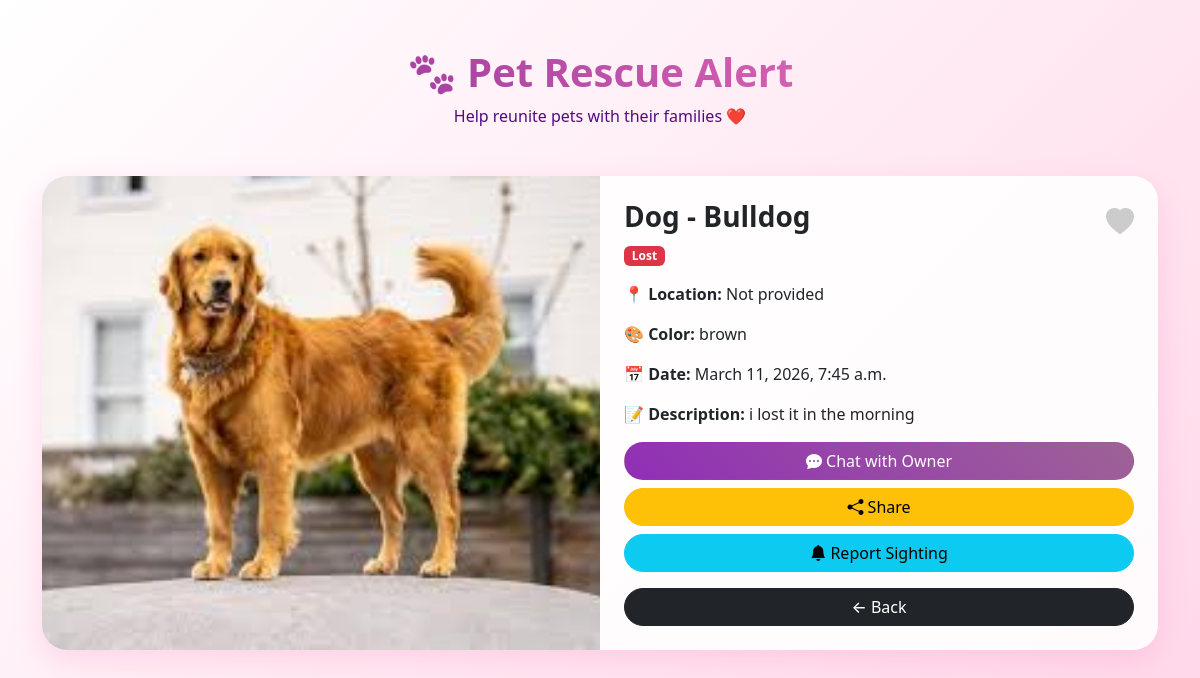
Page /pet/1/ (signed in) on the earlier database version.
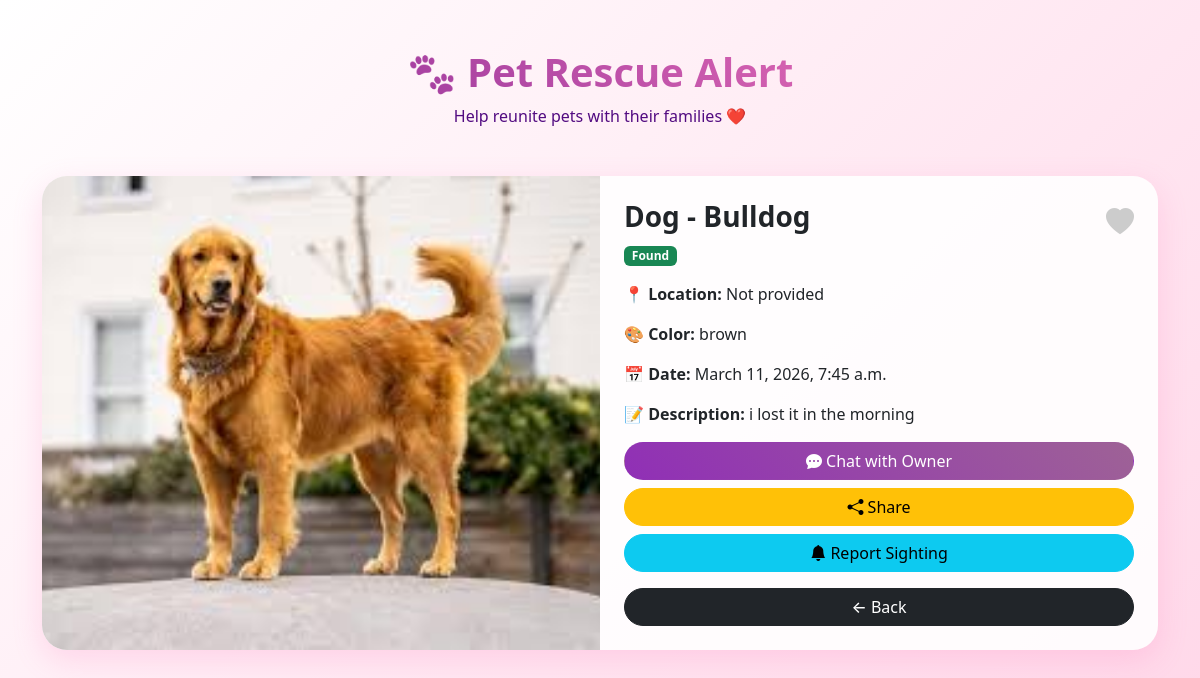
Same page on the later database version.
### pets/views.py (the view)
# urls.py: path('pet/<int:pk>/', views.pet_detail, name='pet_detail'),
@login_required
def pet_detail(request, pk):
    pet = get_object_or_404(Pet, id=pk)
    is_favorite = Favorite.objects.filter(
        user=request.user,
        pet=pet
    ).exists()
    return render(request, 'pet_detail.html', {
        'pet': pet,
        'is_favorite': is_favorite
    })

### templates/pet_detail.html (shortened to what this page needs)
<!DOCTYPE html>
<html>
<head>
    <link href="https://cdn.jsdelivr.net/npm/bootstrap@5.3.2/dist/css/bootstrap.min.css" rel="stylesheet">
    <link href="https://cdn.jsdelivr.net/npm/bootstrap-icons@1.11.3/font/bootstrap-icons.css" rel="stylesheet">
</head>
<body>
<div class="container py-5 fade-in">
    <div class="text-center mb-5">
        <h1 style="
            font-weight:700;
            background: linear-gradient(45deg,#7b2192,#ff80bf);
            -webkit-background-clip: text;
            -webkit-text-fill-color: transparent;">
            🐾 Pet Rescue Alert
        </h1>
        <p style="color:#520b81;">Help reunite pets with their families ❤️</p>
    </div>
    <div class="card glass-card border-0">
        <div class="row g-0">
            <div class="col-md-6">
                {% if pet.image %}
                <img src="{{ pet.image.url }}" class="img-fluid pet-image w-100">
                {% endif %}
            </div>
            <div class="col-md-6 p-4">
                <div class="d-flex justify-content-between align-items-center">
                    <h3 class="fw-bold">
                        {{ pet.pet_type|title }} - {{ pet.breed }}
                    </h3>
                    <i class="bi bi-heart-fill fs-3 heart {% if is_favorite %}active{% endif %}"
                       onclick="toggleFavorite({{ pet.id }}, this)">
                    </i>
                </div>
                {% if pet.status == "lost" %}
                    <span class="badge bg-danger mb-3">Lost</span>
                {% else %}
                    <span class="badge bg-success mb-3">Found</span>
                {% endif %}
                <p><strong>📍 Location:</strong> {{ pet.location|default:"Not provided" }}</p>
                <p><strong>🎨 Color:</strong> {{ pet.color }}</p>
                <p><strong>📅 Date:</strong> {{ pet.incident_datetime }}</p>
                <p><strong>📝 Description:</strong> {{ pet.description }}</p>
                <a href="https://wa.me/91{{ pet.contact_info }}"
                   target="_blank"
                   class="btn w-100 mb-2 btn-custom"
                   style="background: linear-gradient(45deg,#902fb6,#9e6296); color:white;">
                    <i class="bi bi-chat-dots-fill"></i> Chat with Owner
                </a>
                <button onclick="sharePet()"
                        class="btn btn-warning w-100 mb-2 btn-custom">
                    <i class="bi bi-share-fill"></i> Share
                </button>
                <button class="btn btn-info w-100 btn-custom"
                        data-bs-toggle="modal"
                        data-bs-target="#reportModal">
                    <i class="bi bi-bell-fill"></i> Report Sighting
                </button>
                <a href="{% url 'my_requests' %}"
                   class="btn btn-dark w-100 mt-3 btn-custom">
                    ← Back
                </a>
            </div>
        </div>
    </div>
</div>
</body>
</html>

Differences in the rows shown:
changed Pet "Dog": status "lost" → "found" (drawn)
Other differences:
text no longer shown: "Lost"
text now shown: "Found"
